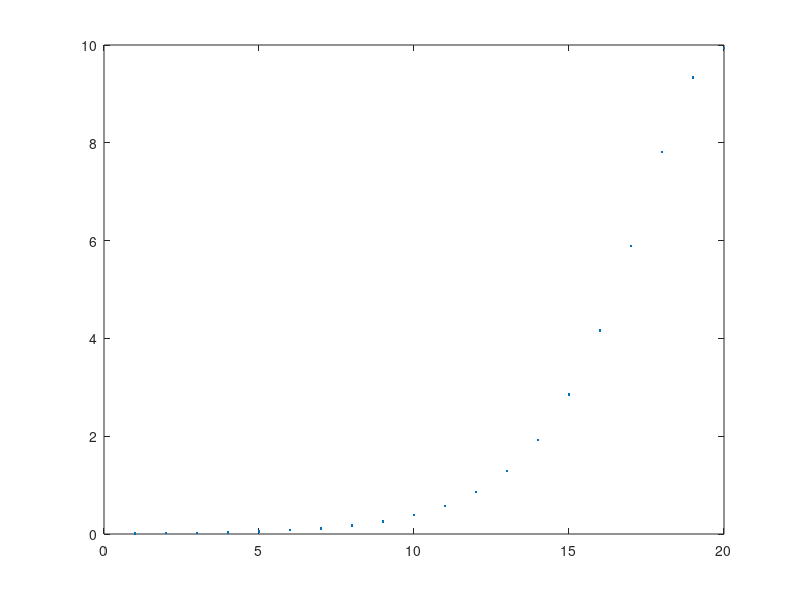

The MATLAB source for this figure:
% 设$a>0$，定义数列$x_1=\dfrac{a}{2},\ x_{n+1}=\dfrac{x_n}{2}(3-ax_n^2)$

clc
close all

a=0.01;
N=20;
x=zeros(1,N);

if a>1
    x(1)=1/a;
else
    x(1)=a;
end

for n=1:N-1
    x(n+1)=x(n)/2*(3-a*x(n)*x(n));
end
plot(x,'.')
hold on
% plot(1/sqrt(a)-x,'g')
% plot(1/sqrt(a)-(1:10).^2/30,'r')

% plot(1.5/a./(1:N),'r')
% plot(x(2:N)-x(1:N-1),'r')
% plot(1./2.^(1:N),'g')
% plot(1/sqrt(a)./(1:N),'b')
% plot(2/a./(1:N),'b')
% plot(1/a./(1:N).^2,'bv')